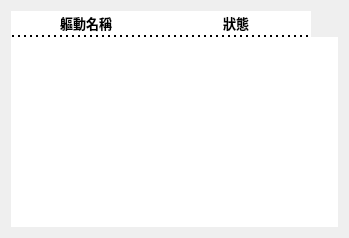
<?xml version="1.0" encoding="UTF-8"?>
<ui version="4.0">
 <class>InstallProgress</class>
 <widget class="QDialog" name="InstallProgress">
  <property name="geometry">
   <rect>
    <x>0</x>
    <y>0</y>
    <width>349</width>
    <height>238</height>
   </rect>
  </property>
  <property name="windowTitle">
   <string>安裝狀態</string>
  </property>
  <layout class="QGridLayout" name="gridLayout">
   <item row="0" column="0">
    <widget class="QTableWidget" name="progr_table">
     <property name="sizePolicy">
      <sizepolicy hsizetype="Minimum" vsizetype="Minimum">
       <horstretch>0</horstretch>
       <verstretch>0</verstretch>
      </sizepolicy>
     </property>
     <property name="font">
      <font>
       <pointsize>10</pointsize>
      </font>
     </property>
     <property name="focusPolicy">
      <enum>Qt::NoFocus</enum>
     </property>
     <property name="contextMenuPolicy">
      <enum>Qt::PreventContextMenu</enum>
     </property>
     <property name="styleSheet">
      <string notr="true">QHeaderView::section {
	color: black;
	background-color:  rgb(255, 255, 255);
    border-width: 0px 0px 2px 0px;
    border-style: dotted;
}</string>
     </property>
     <property name="frameShape">
      <enum>QFrame::NoFrame</enum>
     </property>
     <property name="frameShadow">
      <enum>QFrame::Plain</enum>
     </property>
     <property name="lineWidth">
      <number>0</number>
     </property>
     <property name="verticalScrollBarPolicy">
      <enum>Qt::ScrollBarAsNeeded</enum>
     </property>
     <property name="horizontalScrollBarPolicy">
      <enum>Qt::ScrollBarAlwaysOff</enum>
     </property>
     <property name="editTriggers">
      <set>QAbstractItemView::NoEditTriggers</set>
     </property>
     <property name="tabKeyNavigation">
      <bool>false</bool>
     </property>
     <property name="showDropIndicator" stdset="0">
      <bool>false</bool>
     </property>
     <property name="dragDropOverwriteMode">
      <bool>false</bool>
     </property>
     <property name="selectionMode">
      <enum>QAbstractItemView::NoSelection</enum>
     </property>
     <property name="selectionBehavior">
      <enum>QAbstractItemView::SelectRows</enum>
     </property>
     <property name="verticalScrollMode">
      <enum>QAbstractItemView::ScrollPerItem</enum>
     </property>
     <property name="showGrid">
      <bool>false</bool>
     </property>
     <property name="gridStyle">
      <enum>Qt::SolidLine</enum>
     </property>
     <property name="wordWrap">
      <bool>true</bool>
     </property>
     <property name="cornerButtonEnabled">
      <bool>false</bool>
     </property>
     <attribute name="horizontalHeaderVisible">
      <bool>true</bool>
     </attribute>
     <attribute name="horizontalHeaderCascadingSectionResizes">
      <bool>true</bool>
     </attribute>
     <attribute name="horizontalHeaderMinimumSectionSize">
      <number>150</number>
     </attribute>
     <attribute name="horizontalHeaderDefaultSectionSize">
      <number>150</number>
     </attribute>
     <attribute name="horizontalHeaderHighlightSections">
      <bool>true</bool>
     </attribute>
     <attribute name="horizontalHeaderShowSortIndicator" stdset="0">
      <bool>false</bool>
     </attribute>
     <attribute name="horizontalHeaderStretchLastSection">
      <bool>false</bool>
     </attribute>
     <attribute name="verticalHeaderVisible">
      <bool>false</bool>
     </attribute>
     <attribute name="verticalHeaderCascadingSectionResizes">
      <bool>false</bool>
     </attribute>
     <attribute name="verticalHeaderHighlightSections">
      <bool>false</bool>
     </attribute>
     <column>
      <property name="text">
       <string>軀動名稱</string>
      </property>
      <property name="font">
       <font>
        <pointsize>10</pointsize>
        <weight>75</weight>
        <bold>true</bold>
       </font>
      </property>
     </column>
     <column>
      <property name="text">
       <string>狀態</string>
      </property>
      <property name="font">
       <font>
        <pointsize>10</pointsize>
        <weight>75</weight>
        <bold>true</bold>
       </font>
      </property>
     </column>
    </widget>
   </item>
  </layout>
 </widget>
 <resources/>
 <connections/>
</ui>
